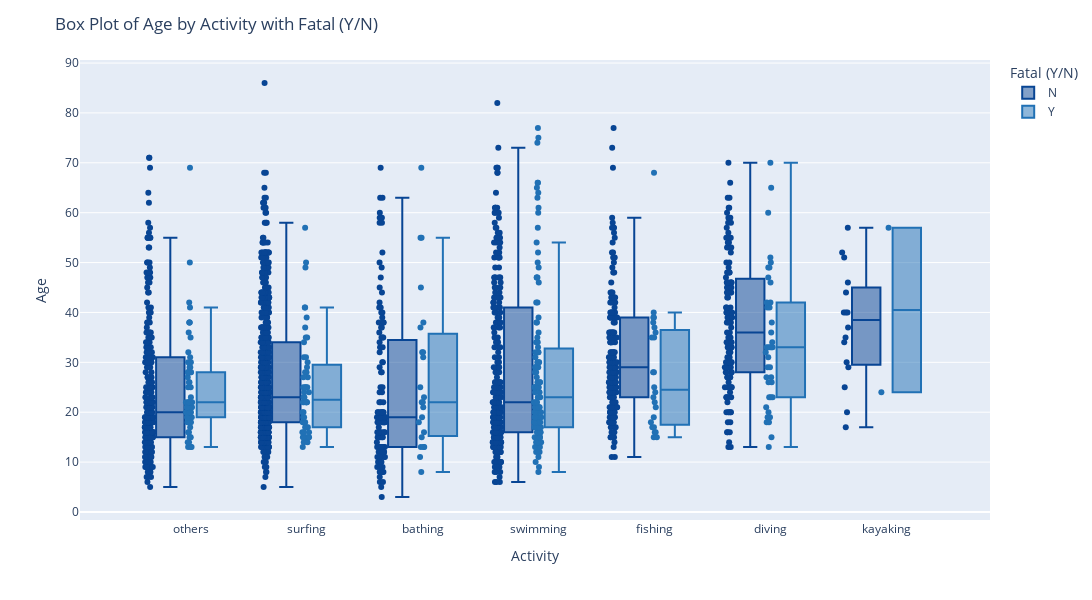

Here is the notebook cell this chart was saved with:
### Code cell
# Define custom color palette with blue colors
# custom_palette = px.colors.qualitative.Blues
custom_palette = ['#084594', '#2171b5', '#4292c6', '#6baed6', '#9ecae1', '#c6dbef', '#deebf7', '#f7fbff']


fig = px.box(attacks, x="Activity", y="Age", color="Fatal (Y/N)", points="all", 
             width=1500, height=600, color_discrete_sequence=custom_palette)
fig.update_layout(title_text="Box Plot of Age by Activity with Fatal (Y/N)")
fig.show()

### Figure 1 — Plotly figure (JSON) as saved in the notebook; plotly's stock layout.template omitted (floating-point values rounded to 4 significant figures; data arrays with more than 128 entries replaced by an {"elided": "..."} marker saying what was removed)
{"data": [{"alignmentgroup": "True", "boxpoints": "all", "hovertemplate": "Fatal (Y/N)=N<br>Activity=%{x}<br>Age=%{y}<extra></extra>", "legendgroup": "N", "marker": {"color": "#084594"}, "name": "N", "notched": false, "offsetgroup": "N", "orientation": "v", "showlegend": true, "type": "box", "x": {"elided": "1553 str values"}, "x0": " ", "xaxis": "x", "y": {"elided": "1553 int values"}, "y0": " ", "yaxis": "y"}, {"alignmentgroup": "True", "boxpoints": "all", "hovertemplate": "Fatal (Y/N)=Y<br>Activity=%{x}<br>Age=%{y}<extra></extra>", "legendgroup": "Y", "marker": {"color": "#2171b5"}, "name": "Y", "notched": false, "offsetgroup": "Y", "orientation": "v", "showlegend": true, "type": "box", "x": {"elided": "321 str values"}, "x0": " ", "xaxis": "x", "y": {"elided": "321 int values"}, "y0": " ", "yaxis": "y"}], "layout": {"boxmode": "group", "height": 600, "legend": {"title": {"text": "Fatal (Y/N)"}, "tracegroupgap": 0}, "margin": {"t": 60}, "title": {"text": "Box Plot of Age by Activity with Fatal (Y/N)"}, "width": 1500, "xaxis": {"anchor": "y", "domain": [0, 1], "title": {"text": "Activity"}}, "yaxis": {"anchor": "x", "domain": [0, 1], "title": {"text": "Age"}}}}
